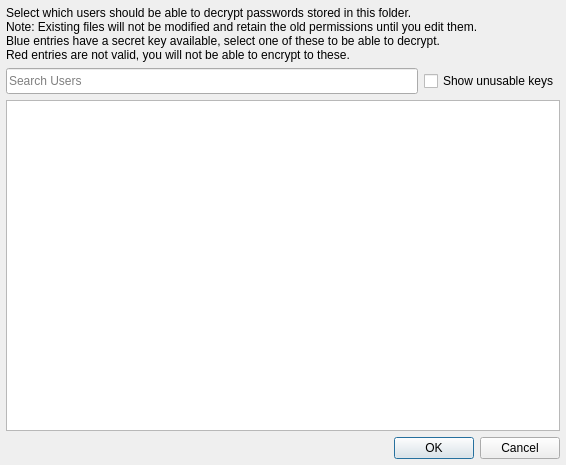
<?xml version="1.0" encoding="UTF-8"?>
<ui version="4.0">
 <class>UsersDialog</class>
 <widget class="QDialog" name="UsersDialog">
  <property name="geometry">
   <rect>
    <x>0</x>
    <y>0</y>
    <width>566</width>
    <height>465</height>
   </rect>
  </property>
  <property name="sizePolicy">
   <sizepolicy hsizetype="Preferred" vsizetype="Preferred">
    <horstretch>0</horstretch>
    <verstretch>0</verstretch>
   </sizepolicy>
  </property>
  <property name="windowTitle">
   <string>Read access users</string>
  </property>
  <property name="modal">
   <bool>true</bool>
  </property>
  <layout class="QVBoxLayout" name="verticalLayout">
   <property name="leftMargin">
    <number>6</number>
   </property>
   <property name="topMargin">
    <number>6</number>
   </property>
   <property name="rightMargin">
    <number>6</number>
   </property>
   <property name="bottomMargin">
    <number>6</number>
   </property>
   <item>
    <widget class="QLabel" name="label">
     <property name="text">
      <string>Select which users should be able to decrypt passwords stored in this folder.
Note: Existing files will not be modified and retain the old permissions until you edit them.
Blue entries have a secret key available, select one of these to be able to decrypt.
Red entries are not valid, you will not be able to encrypt to these.</string>
     </property>
     <property name="textFormat">
      <enum>Qt::PlainText</enum>
     </property>
     <property name="wordWrap">
      <bool>true</bool>
     </property>
    </widget>
   </item>
   <item>
    <layout class="QHBoxLayout" name="horizontalLayout">
     <item>
      <widget class="QLineEdit" name="lineEdit">
       <property name="minimumSize">
        <size>
         <width>0</width>
         <height>26</height>
        </size>
       </property>
       <property name="placeholderText">
        <string>Search Users</string>
       </property>
      </widget>
     </item>
     <item>
      <widget class="QCheckBox" name="checkBox">
       <property name="text">
        <string>Show unusable keys</string>
       </property>
      </widget>
     </item>
    </layout>
   </item>
   <item>
    <widget class="QListWidget" name="listWidget">
     <property name="frameShadow">
      <enum>QFrame::Plain</enum>
     </property>
     <property name="alternatingRowColors">
      <bool>true</bool>
     </property>
     <property name="sortingEnabled">
      <bool>true</bool>
     </property>
    </widget>
   </item>
   <item>
    <widget class="QDialogButtonBox" name="buttonBox">
     <property name="orientation">
      <enum>Qt::Horizontal</enum>
     </property>
     <property name="standardButtons">
      <set>QDialogButtonBox::Cancel|QDialogButtonBox::Ok</set>
     </property>
    </widget>
   </item>
  </layout>
 </widget>
 <tabstops>
  <tabstop>lineEdit</tabstop>
  <tabstop>listWidget</tabstop>
 </tabstops>
 <resources/>
 <connections/>
</ui>
